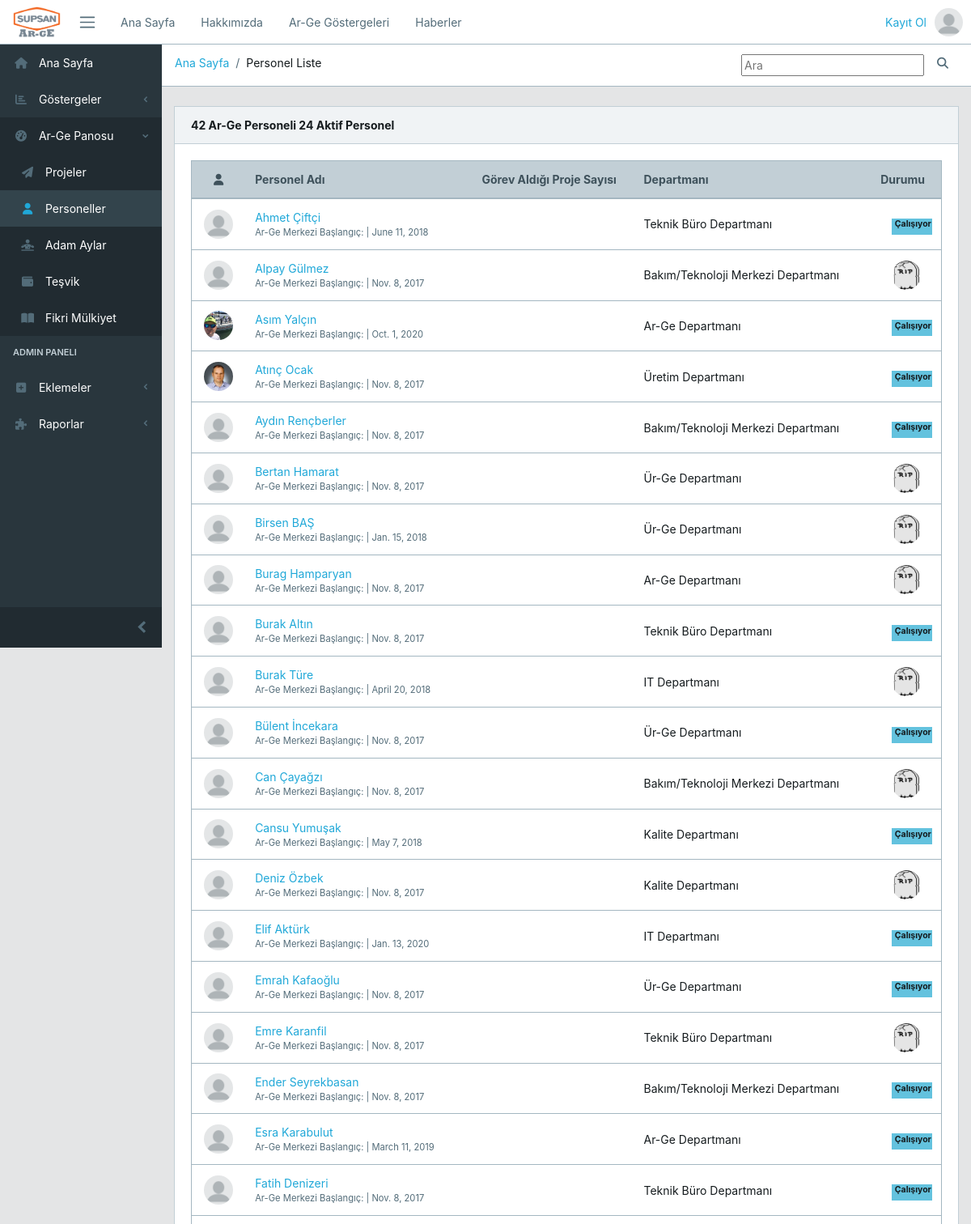
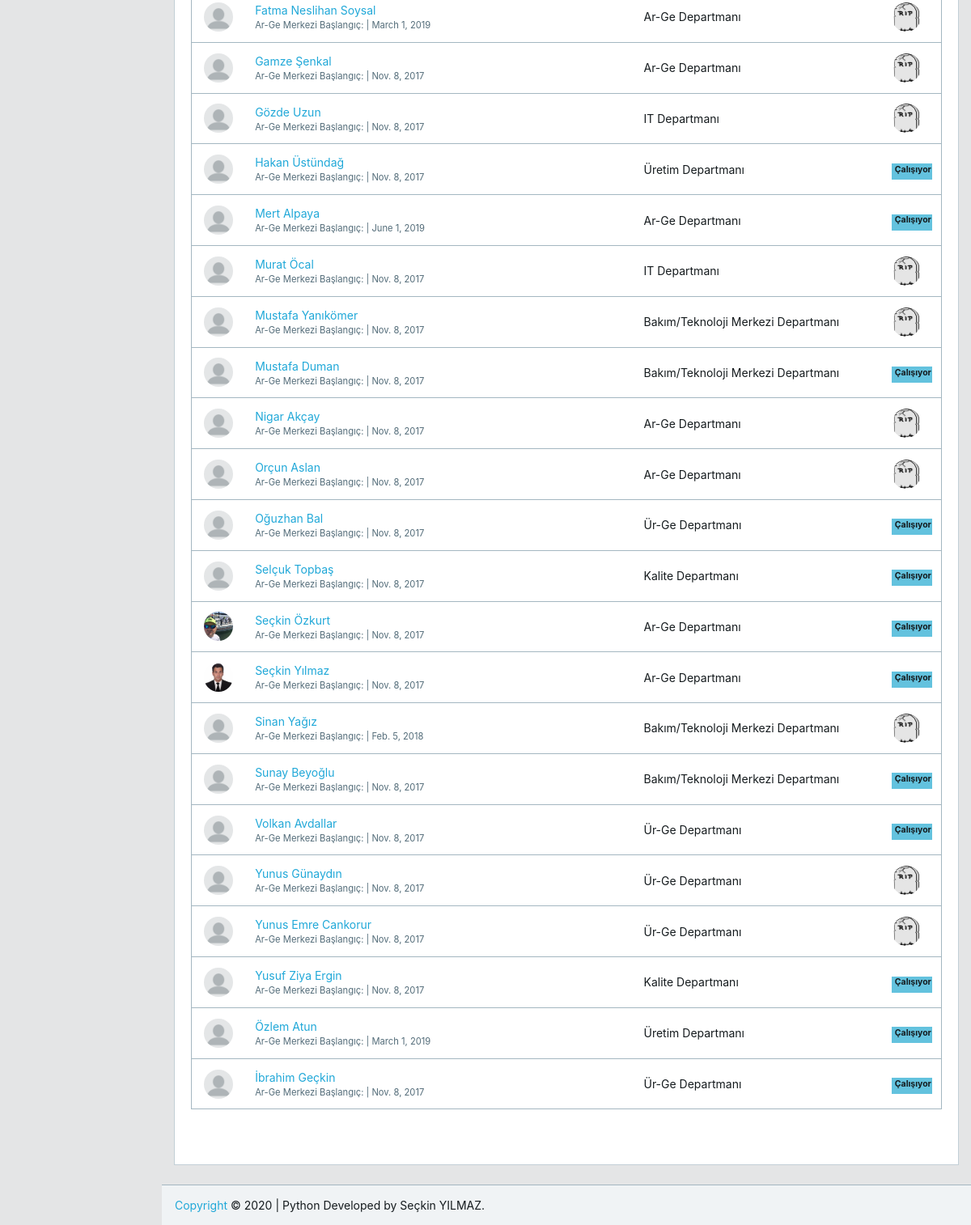
The page /personel/personelmain/ on the database its author committed (2 pictures, top to bottom).
### core/models.py (models this page shows, shortened)
class Personel(models.Model):
    graduatedList=[
        (0, "Diğer"),
        (1, "Lise"),
        (2, "Lise (Öğrenci)"),
        (3, "Ön Lisans"),
        (4, "Ön Lisans (Öğrenci)"),
        (5, "Lisans"),
        (6, "Lisans (Öğrenci)"),
        (7, "Yüksek Lisans"),
        (8, "Yüksek Lisans (Öğrenci)"),
        (9, "Doktora"),
        (10, "Doktora (Öğrenci)")
    ]
    name = models.CharField(max_length=30, verbose_name="Adı")
    surName = models.CharField(max_length=20, verbose_name="Soyadı")
    email = models.EmailField(max_length=50, verbose_name="Email Adresi", default="abcdefg@supsan.com")
    gender = models.IntegerField(choices=((1,"Erkek"),(2,"Kadın")),default=1, verbose_name="Cinsiyet")
    birthDay=models.DateField(("Doğum Tarihi"), auto_now=False, auto_now_add=False)
    idName = models.CharField(max_length=11, verbose_name="T.C. Kimlik No", default='12345678911')
    country = CountryField(verbose_name="Uyruk", default='TR')
    sgNumber = models.IntegerField(null=True, blank=True, verbose_name="Sosyal Güvenlik Numarası")
    sNumber = models.IntegerField(null=True, blank=True, verbose_name="Sicil No")
    department = models.ForeignKey(DepartmentList, on_delete=models.SET_DEFAULT, verbose_name="Çalıştığı Departman", default=0, related_name="PersonelDepartman")
    respons = models.IntegerField(choices=((1,"Araştırmacı"),(2,"Teknisyen"),(3, "Destek Personeli")),default=1, verbose_name="Ar-Ge Görevi")
    startDate = models.DateField(null=True, blank=True, verbose_name="İşe Başlangıç Tarihi")
    finisDate = models.DateField(null=True, blank=True, verbose_name="İşten Ayrılış Tarihi")
    rdfinisDate = models.DateField(null=True, blank=True, verbose_name="Ar-Ge Ayrılış Tarihi")
    rdStartDate= models.DateField(null=True, blank=True, verbose_name="Ar-Ge Merkezi İşe Başlama Tarihi")
    graduated = models.IntegerField(choices=graduatedList, default=0, verbose_name="Tahsil Durumu")
    hschool = models.CharField(null=True, blank=True, max_length=50, verbose_name="Lise Adı",)
    hschooldist = models.CharField(null=True, blank=True, max_length=50, verbose_name="Lise Bölümü",)
    huschool = models.ForeignKey(UniversityList,on_delete=models.SET_DEFAULT, verbose_name="Universite (Ön Lisans)", default=1, related_name='onlisans')
    huschooldist = models.CharField(null=True, blank=True, max_length=50, verbose_name="Bölümü (Ön Lisans)",)
    university = models.ForeignKey(UniversityList,on_delete=models.SET_DEFAULT, verbose_name="Universite (Lisans)", default=1, related_name='lisans')
    universitydist = models.CharField(null=True, blank=True, max_length=50, verbose_name="Bölümü (Lisans)",)
    masteruniversity = models.ForeignKey(UniversityList,on_delete=models.SET_DEFAULT, verbose_name="Universite (Yüksek Lisans)", default=1,related_name='master')
    masteruniversitydist = models.CharField(null=True, blank=True, max_length=50, verbose_name="Bölümü (Yüksek Lisans")
    druniversity = models.ForeignKey(UniversityList,on_delete=models.SET_DEFAULT, verbose_name="Universite (Doktora)", default=1,related_name='doktora')
    druniversitydist = models.CharField(null=True, blank=True, max_length=50, verbose_name="Bölümü (Doktora")
    userImg = models.ImageField(upload_to='personels/img/', blank = True, null = True, verbose_name="Kullanıcı Profil Resmi")
    expensecenter = models.IntegerField(("Masraf Yeri"), choices=((4001,"4001"),(4002,"4002")), blank=True, null=True, default=4001)
    class Meta:
        db_table = "personel"
        verbose_name_plural = "Ar-Ge Personeller"

class DepartmentList(models.Model):
    name = models.CharField(max_length=50)
    def __str__(self):
        return self.name
    class Meta:
        db_table = "DepartmentList"
        verbose_name_plural = "Departman Listesi"

### core/views.py (the view)
# urls.py: path('personel/personelmain/', views.personelMain, name='personelmain'),
def personelMain(request):
    keyword = request.GET.get("keyword")
    print(keyword)
    if keyword:
        personels = Personel.objects.filter(name__contains = keyword)
        context = {
            "personels" : personels
        }
        return render(request, 'core/personelmain.html', context)
    personels = Personel.objects.order_by('name')
    personels_active=Personel.objects.filter(rdfinisDate__isnull=True)
    context = {
        "personels" : personels,
        "personels_active" : personels_active,
    }
    return render(request, 'core/personelmain.html', context)

### templates/core/personelmain.html (shortened to what this page needs)
{% extends 'core/base.html' %}
{% load crispy_forms_tags %}
{% load static %}
{% block breadcrumb %}
        <li class="breadcrumb-item"><a  href="{% url 'core:index' %}" >Ana Sayfa</a></li>
        <li class="breadcrumb-item passive">Personel Liste</a></li>
{% endblock breadcrumb %}
{% block breadcrumb_menu %}
    <form>
        <input type="text", name="keyword", class="input-group-sm", maxlength="64", placeholder="Ara">
        <button type="submit", class="btn btn-gray-100 btn-outline-blue"><i class="fa fa-search"></i></button>
    </form>
{% endblock breadcrumb_menu %}
{% block content %}
<div class="col-md-12">
    <div class="card">
        <div class="card-header">
            <strong> {{personels.count}} Ar-Ge Personeli {{personels_active.count}} Aktif Personel</strong>
        </div>
        <div class="card-body">
            <div class="row">
                <div class="col-sm-12">
                    <table class="table table-responsive-sm table-hover table-outline mb-5 ">
                        <thead class="thead-light">
                            <tr>
                                <th class="text-center"><i class="fa fa-user"></i></th>
                                <th>Personel Adı</th>
                                <th class="text-center">Görev Aldığı Proje Sayısı</th>
                                <th>Departmanı</th>
                                <th>Durumu</th>
                            </tr>
                        </thead>
                        <tbody>
                            {% for personel in personels %}
                            <tr>
                                <td class="text-center">
                                    <div class="avatar">
                                        {% if personel.userImg %}
                                            <img src="{{ personel.userImg.url }}" class="img-avatar" alt="{{ personel.email }}">
                                        {% else %}
                                            <img src="{% static 'core/avatar/blank_profile.png' %}" class="img-avatar">
                                        {% endif %}
                                    </div>
                                </td>
                                <td>
                                    <div><a href="detail/{{personel.id}}">{{ personel.name }} {{ personel.surName }} </a></div>
                                    <div class="small text-muted">
                                    <span>Ar-Ge Merkezi Başlangıç:</span> | {{ personel.rdStartDate }}
                                    </div>
                                </td>
                                <td></td>
                                <td>
                                    <div>{{ personel.department }}</div>
                                </td>
                                <td class="text-center">
                                    <div class="avatar">
                                        {% if personel.finisDate %}
                                            <img src="{% static 'core/avatar/tombstone.png' %}" class="img-avatar">
                                        {% else %}
                                            <span class="badge badge-info" style="width: 50px; height: 20px;">Çalışıyor</span>
                                        {% endif %}
                                    </div>
                                </td>
                            </tr>
                            {% endfor %}
                        </tbody>
                    </table>
                </div>
            </div>
        </div>
    </div>
 {% endblock content %}

### templates/core/base.html (shortened to what this page needs)
{% load static %}
<!DOCTYPE html>
<html lang="en">
<head>
  <link href="{% static 'core/css/simple-line-icons.min.css' %}" rel="stylesheet">
  <link href="{% static 'core/css/estilo.css' %}" rel="stylesheet">
  <link href="{% static 'core/css/style.css' %}" rel="stylesheet">
  <link href="{% static 'core/css/carousel.css' %}" rel="stylesheet">
</head>
{% block body %}
<body class="app header-fixed sidebar-fixed aside-menu-fixed aside-menu-hidden">
  {% include "core/includes/navbar.html" %}
  {% include "core/includes/sidebar.html" %}
    <main class="main">
      <ol class="breadcrumb">
        {% block breadcrumb %}
        {% endblock breadcrumb%}
        <li class="breadcrumb-menu d-md-down-none">
          <div class="btn-group" role="group" aria-label="Button group">
        {% block breadcrumb_menu %}
        {% endblock breadcrumb_menu %}
          </div>
        </li>
      </ol>
        {% block content %}
        {% endblock content %}
    </main>
  </div>
  <footer class="app-footer">
    <span><a href="scknylmz@yahoo.com">Copyright</a> © 2020 | Python Developed by Seçkin YILMAZ.</span>
  </footer>
  <link rel="stylesheet" href="http://code.jquery.com/ui/1.11.0/themes/smoothness/jquery-ui.css">
</body>
{% endblock body %}
</html>

### templates/core/includes/navbar.html (shortened to what this page needs)
{% load static %}
<header class="app-header navbar">
    <a href="{% url 'core:index' %}" ><img src="{% static 'core/img/logos/arge-horizontal.png' %}" alt="" class="brand-gui ml-2 d-none d-sm-block p-2"></a>
    <button class="navbar-toggler sidebar-toggler d-md-down-none" type="button">
      <span class="navbar-toggler-icon"></span>
    </button>
    <ul class="nav navbar-nav d-md-down-none">
      <li class="nav-item px-3">
        <a class="nav-link" href="{% url 'core:index' %}">Ana Sayfa</a>
      </li>
      <li class="nav-item px-3">
        <a class="nav-link" href="#">Hakkımızda</a>
      </li>
      <li class="nav-item px-3">
        <a class="nav-link" href="{% url 'core:argepano' %}">Ar-Ge Göstergeleri</a>
      </li>
      <li class="nav-item px-3">
        <a class="nav-link" href="{% url 'core:news' %}">Haberler</a>
      </li>
    </ul>
    <ul class="nav navbar-nav ml-auto">
      {% if user.is_authenticated %}
      <li class="text-muted">Merhaba, {{ user.first_name }}</li>
      {% else %}
      <li class="text-muted">
        <a href="#">Kayıt Ol</a>
      </li>
      {% endif %}
      <li class="nav-item dropdown">
        <a class="nav-link" data-toggle="dropdown" href="#" role="button" aria-haspopup="true" aria-expanded="false">
          {% if user.is_authenticated %}
          <img src="{% static 'core/img/avatar/user1.jpg' %}" class="img-avatar" alt="{{ user }}">
          {% else %}
          <img src="{% static 'core/img/avatar/blank_profile.png' %}" class="img-avatar" alt="{{ user }}">
          {% endif %}
        </a>
      </li>
    </ul>
  </header>

### templates/core/includes/sidebar.html (shortened to what this page needs)
{% load static %}
<div class="app-body">
    <div class="sidebar">
      <nav class="sidebar-nav">
        <ul class="nav">
          <li class="nav-item">
            <a class="nav-link" href="{% url 'core:index' %}"><i class="fa fa-home"></i> Ana Sayfa</a>
          </li>
          <li class="nav-item nav-dropdown">
            <a class="nav-link nav-dropdown-toggle" href="#"><i class="fa fa-chart-bar"></i> Göstergeler</a>
          </li>
          <li class="nav-item nav-dropdown">
            <a class="nav-link nav-dropdown-toggle" href="#"><i class="fa fa-tachometer-alt"></i> Ar-Ge Panosu</a>
            <ul class="nav-dropdown-items">
              <li class="nav-item">
                <a class="nav-link" href="{% url 'core:projectsmain' %}"><i class="fa fa-paper-plane ml-2"></i> Projeler</a>
              </li>
              <li class="nav-item">
                <a class="nav-link" href="{% url 'core:personelmain' %}"><i class="fa fa-user ml-2"></i> Personeller</a>
              </li>
              <li class="nav-item">
                <a class="nav-link" href="{% url 'core:adamaybase' %}"><i class="fa fa-diagnoses ml-2"></i> Adam Aylar</a>
              </li>
              <li class="nav-item">
                <a class="nav-link" href="{% url 'core:argetesvik' %}"><i class="fa fa-wallet ml-2"></i> Teşvik </a>
              </li>
              <li class="nav-item">
                <a class="nav-link" href="{% url 'core:patent' %}"><i class="fa fa-book-open ml-2"></i> Fikri Mülkiyet </a>
              </li>
            </ul>
          </li>
          <li class="nav-title">
            Admin Paneli
          </li>
          <li class="nav-item nav-dropdown">
            <a class="nav-link nav-dropdown-toggle" href="#"><i class="fa fa-plus-square"></i> Eklemeler</a>
          </li>
          <li class="nav-item nav-dropdown">
            <a class="nav-link nav-dropdown-toggle" href="#"><i class="fa fa-puzzle-piece"></i> Raporlar</a>
          </li>
        </ul>
      </nav>
      <button class="sidebar-minimizer brand-minimizer" type="button"></button>
    </div>

### core/static/core/css/estilo.css (style rules this page uses)
.brand-gui { width: 75px; position: relative; }

### rows shown on the page
Personel: name "Ahmet", surName "Çiftçi", rdStartDate "June 11, 2018", department "Teknik Büro Departmanı", shows "Çalışıyor"
Personel: name "Alpay", surName "Gülmez", rdStartDate "Nov. 8, 2017", department "Bakım/Teknoloji Merkezi Departmanı"
Personel: userImg (picture), name "Asım", surName "Yalçın", rdStartDate "Oct. 1, 2020", department "Ar-Ge Departmanı", shows "Çalışıyor"
Personel: userImg (picture), name "Atınç", surName "Ocak", rdStartDate "Nov. 8, 2017", department "Üretim Departmanı", shows "Çalışıyor"
Personel: name "Aydın", surName "Rençberler", rdStartDate "Nov. 8, 2017", department "Bakım/Teknoloji Merkezi Departmanı", shows "Çalışıyor"
Personel: name "Bertan", surName "Hamarat", rdStartDate "Nov. 8, 2017", department "Ür-Ge Departmanı"
Personel: name "Birsen", surName "BAŞ", rdStartDate "Jan. 15, 2018", department "Ür-Ge Departmanı"
Personel: name "Burag", surName "Hamparyan", rdStartDate "Nov. 8, 2017", department "Ar-Ge Departmanı"
Personel: name "Burak", surName "Altın", rdStartDate "Nov. 8, 2017", department "Teknik Büro Departmanı", shows "Çalışıyor"
Personel: name "Burak", surName "Türe", rdStartDate "April 20, 2018", department "IT Departmanı"
Personel: name "Bülent", surName "İncekara", rdStartDate "Nov. 8, 2017", department "Ür-Ge Departmanı", shows "Çalışıyor"
Personel: name "Can", surName "Çayağzı", rdStartDate "Nov. 8, 2017", department "Bakım/Teknoloji Merkezi Departmanı"
Personel: name "Cansu", surName "Yumuşak", rdStartDate "May 7, 2018", department "Kalite Departmanı", shows "Çalışıyor"
Personel: name "Deniz", surName "Özbek", rdStartDate "Nov. 8, 2017", department "Kalite Departmanı"
Personel: name "Elif", surName "Aktürk", rdStartDate "Jan. 13, 2020", department "IT Departmanı", shows "Çalışıyor"
Personel: name "Emrah", surName "Kafaoğlu", rdStartDate "Nov. 8, 2017", department "Ür-Ge Departmanı", shows "Çalışıyor"
Personel: name "Emre", surName "Karanfil", rdStartDate "Nov. 8, 2017", department "Teknik Büro Departmanı"
Personel: name "Ender", surName "Seyrekbasan", rdStartDate "Nov. 8, 2017", department "Bakım/Teknoloji Merkezi Departmanı", shows "Çalışıyor"
Personel: name "Esra", surName "Karabulut", rdStartDate "March 11, 2019", department "Ar-Ge Departmanı", shows "Çalışıyor"
Personel: name "Fatih", surName "Denizeri", rdStartDate "Nov. 8, 2017", department "Teknik Büro Departmanı", shows "Çalışıyor"
Personel: name "Fatma Neslihan", surName "Soysal", rdStartDate "March 1, 2019", department "Ar-Ge Departmanı"
Personel: name "Gamze", surName "Şenkal", rdStartDate "Nov. 8, 2017", department "Ar-Ge Departmanı"
Personel: name "Gözde", surName "Uzun", rdStartDate "Nov. 8, 2017", department "IT Departmanı"
Personel: name "Hakan", surName "Üstündağ", rdStartDate "Nov. 8, 2017", department "Üretim Departmanı", shows "Çalışıyor"
Personel: name "Mert", surName "Alpaya", rdStartDate "June 1, 2019", department "Ar-Ge Departmanı", shows "Çalışıyor"
Personel: name "Murat", surName "Öcal", rdStartDate "Nov. 8, 2017", department "IT Departmanı"
Personel: name "Mustafa", surName "Yanıkömer", rdStartDate "Nov. 8, 2017", department "Bakım/Teknoloji Merkezi Departmanı"
Personel: name "Mustafa", surName "Duman", rdStartDate "Nov. 8, 2017", department "Bakım/Teknoloji Merkezi Departmanı", shows "Çalışıyor"
Personel: name "Nigar", surName "Akçay", rdStartDate "Nov. 8, 2017", department "Ar-Ge Departmanı"
Personel: name "Orçun", surName "Aslan", rdStartDate "Nov. 8, 2017", department "Ar-Ge Departmanı"
Personel: name "Oğuzhan", surName "Bal", rdStartDate "Nov. 8, 2017", department "Ür-Ge Departmanı", shows "Çalışıyor"
Personel: name "Selçuk", surName "Topbaş", rdStartDate "Nov. 8, 2017", department "Kalite Departmanı", shows "Çalışıyor"
Personel: userImg (picture), name "Seçkin", surName "Özkurt", rdStartDate "Nov. 8, 2017", department "Ar-Ge Departmanı", shows "Çalışıyor"
Personel: userImg (picture), name "Seçkin", surName "Yılmaz", rdStartDate "Nov. 8, 2017", department "Ar-Ge Departmanı", shows "Çalışıyor"
Personel: name "Sinan", surName "Yağız", rdStartDate "Feb. 5, 2018", department "Bakım/Teknoloji Merkezi Departmanı"
Personel: name "Sunay", surName "Beyoğlu", rdStartDate "Nov. 8, 2017", department "Bakım/Teknoloji Merkezi Departmanı", shows "Çalışıyor"
Personel: name "Volkan", surName "Avdallar", rdStartDate "Nov. 8, 2017", department "Ür-Ge Departmanı", shows "Çalışıyor"
Personel: name "Yunus", surName "Günaydın", rdStartDate "Nov. 8, 2017", department "Ür-Ge Departmanı"
Personel: name "Yunus Emre", surName "Cankorur", rdStartDate "Nov. 8, 2017", department "Ür-Ge Departmanı"
Personel: name "Yusuf Ziya", surName "Ergin", rdStartDate "Nov. 8, 2017", department "Kalite Departmanı", shows "Çalışıyor"
Personel: name "Özlem", surName "Atun", rdStartDate "March 1, 2019", department "Üretim Departmanı", shows "Çalışıyor"
Personel: name "İbrahim", surName "Geçkin", rdStartDate "Nov. 8, 2017", department "Ür-Ge Departmanı", shows "Çalışıyor"

### other values the page prints
{{ personels.count }} "42"
{{ personels_active.count }} "24"
